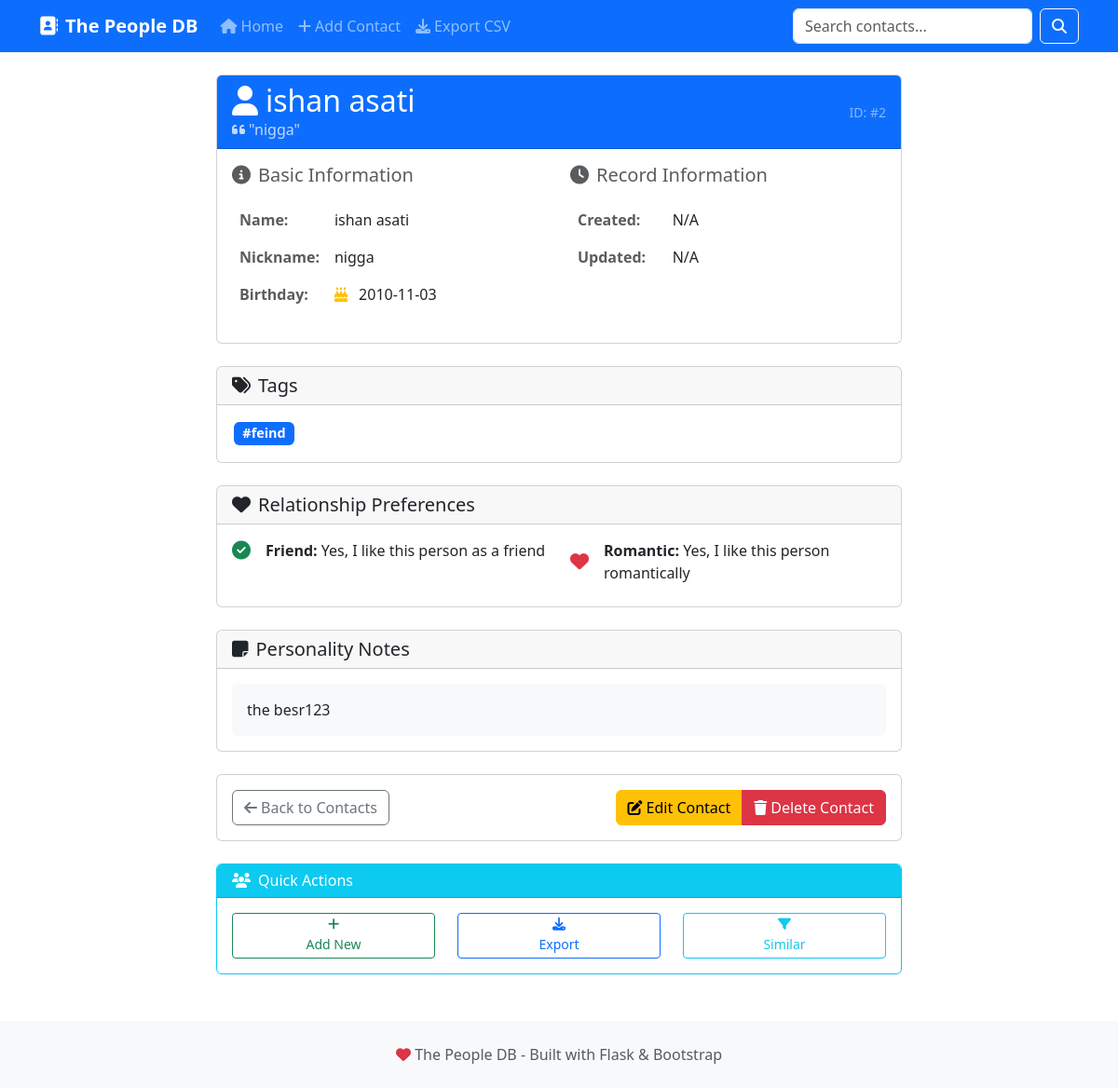
The page /contact/2 on the database its author committed.
### tables this page shows
CREATE TABLE contacts (
                id INTEGER PRIMARY KEY AUTOINCREMENT,
                name TEXT NOT NULL,
                nickname TEXT,
                birthday TEXT,
                personality_notes TEXT,
                social_media TEXT,
                tags TEXT,
                created_at TIMESTAMP DEFAULT CURRENT_TIMESTAMP,
                updated_at TIMESTAMP DEFAULT CURRENT_TIMESTAMP
            , like_as_friend BOOLEAN DEFAULT 0, like_romantically BOOLEAN DEFAULT 0);

### app.py (the view)
@app.route('/contact/<int:contact_id>')
def view_contact(contact_id):
    contact = db.get_contact_by_id(contact_id)
    if not contact:
        flash('Contact not found', 'error')
        return redirect(url_for('index'))
    return render_template('view_contact.html', contact=contact)

### app.py (called while the page is built)
@app.template_filter('format_tags')
def format_tags(tags):
    if not tags:
        return ""
    colors = ['primary', 'secondary', 'success', 'info', 'warning', 'danger']
    formatted_tags = []
    for i, tag in enumerate(tags):
        color = colors[i % len(colors)]
        formatted_tags.append(f'<span class="badge bg-{color} me-1">#{tag}</span>')
    return ' '.join(formatted_tags)

### templates/view_contact.html (shortened to what this page needs)
{% extends "base.html" %}
{% block content %}
<div class="row">
    <div class="col-lg-8 mx-auto">
        <div class="card mb-4">
            <div class="card-header bg-primary text-white">
                <div class="d-flex justify-content-between align-items-center">
                    <div>
                        <h2 class="mb-0">
                            <i class="fas fa-user me-2"></i>{{ contact.name }}
                        </h2>
                        {% if contact.nickname %}
                        <p class="mb-0 opacity-75">
                            <i class="fas fa-quote-left me-1"></i>"{{ contact.nickname }}"
                        </p>
                        {% endif %}
                    </div>
                    <small class="text-white-50">ID: #{{ contact.id }}</small>
                </div>
            </div>
            <div class="card-body">
                <div class="row">
                    <div class="col-md-6">
                        <h5 class="text-muted mb-3">
                            <i class="fas fa-info-circle me-2"></i>Basic Information
                        </h5>
                        <table class="table table-borderless">
                            <tbody>
                                <tr>
                                    <td class="fw-bold text-muted" style="width: 30%;">Name:</td>
                                    <td>{{ contact.name }}</td>
                                </tr>
                                {% if contact.nickname %}
                                <tr>
                                    <td class="fw-bold text-muted">Nickname:</td>
                                    <td>{{ contact.nickname }}</td>
                                </tr>
                                {% endif %}
                                {% if contact.birthday %}
                                <tr>
                                    <td class="fw-bold text-muted">Birthday:</td>
                                    <td>
                                        <i class="fas fa-birthday-cake text-warning me-2"></i>
                                        {{ contact.birthday }}
                                    </td>
                                </tr>
                                {% endif %}
                            </tbody>
                        </table>
                    </div>
                    <div class="col-md-6">
                        <h5 class="text-muted mb-3">
                            <i class="fas fa-clock me-2"></i>Record Information
                        </h5>
                        <table class="table table-borderless">
                            <tbody>
                                <tr>
                                    <td class="fw-bold text-muted" style="width: 30%;">Created:</td>
                                    <td>{{ contact.created_at[:19] if contact.created_at else 'N/A' }}</td>
                                </tr>
                                <tr>
                                    <td class="fw-bold text-muted">Updated:</td>
                                    <td>{{ contact.updated_at[:19] if contact.updated_at else 'N/A' }}</td>
                                </tr>
                            </tbody>
                        </table>
                    </div>
                </div>
            </div>
        </div>
        {% if contact.tags %}
        <div class="card mb-4">
            <div class="card-header">
                <h5 class="mb-0">
                    <i class="fas fa-tags me-2"></i>Tags
                </h5>
            </div>
            <div class="card-body">
                <div class="tag-cloud">
                    {{ contact.tags | format_tags | safe }}
                </div>
            </div>
        </div>
        {% endif %}
        {% if contact.get('like_as_friend') or contact.get('like_romantically') %}
        <div class="card mb-4">
            <div class="card-header">
                <h5 class="mb-0">
                    <i class="fas fa-heart me-2"></i>Relationship Preferences
                </h5>
            </div>
            <div class="card-body">
                <div class="row">
                    <div class="col-md-6">
                        <div class="d-flex align-items-center mb-2">
                            {% if contact.get('like_as_friend') %}
                                <i class="fas fa-check-circle text-success fa-lg me-3"></i>
                                <span><strong>Friend:</strong> Yes, I like this person as a friend</span>
                            {% else %}
                                <i class="fas fa-times-circle text-muted fa-lg me-3"></i>
                                <span class="text-muted"><strong>Friend:</strong> Not specified</span>
                            {% endif %}
                        </div>
                    </div>
                    <div class="col-md-6">
                        <div class="d-flex align-items-center mb-2">
                            {% if contact.get('like_romantically') %}
                                <i class="fas fa-heart text-danger fa-lg me-3"></i>
                                <span><strong>Romantic:</strong> Yes, I like this person romantically</span>
                            {% else %}
                                <i class="fas fa-heart-broken text-muted fa-lg me-3"></i>
                                <span class="text-muted"><strong>Romantic:</strong> Not specified</span>
                            {% endif %}
                        </div>
                    </div>
                </div>
            </div>
        </div>
        {% endif %}
        {% if contact.personality_notes %}
        <div class="card mb-4">
            <div class="card-header">
                <h5 class="mb-0">
                    <i class="fas fa-sticky-note me-2"></i>Personality Notes
                </h5>
            </div>
            <div class="card-body">
                <div class="bg-light p-3 rounded">
                    {{ contact.personality_notes | replace('\n', '<br>') | safe }}
                </div>
            </div>
        </div>
        {% endif %}
        <div class="card">
            <div class="card-body">
                <div class="d-flex justify-content-between align-items-center">
                    <a href="{{ url_for('index') }}" class="btn btn-outline-secondary">
                        <i class="fas fa-arrow-left me-1"></i>Back to Contacts
                    </a>
                    <div class="btn-group" role="group">
                        <a href="{{ url_for('edit_contact', contact_id=contact.id) }}" class="btn btn-warning">
                            <i class="fas fa-edit me-1"></i>Edit Contact
                        </a>
                        <button type="button" class="btn btn-danger" data-bs-toggle="modal" data-bs-target="#deleteModal">
                            <i class="fas fa-trash me-1"></i>Delete Contact
                        </button>
                    </div>
                </div>
            </div>
        </div>
        <div class="mt-4">
            <div class="card border-info">
                <div class="card-header bg-info text-white">
                    <h6 class="mb-0">
                        <i class="fas fa-users me-2"></i>Quick Actions
                    </h6>
                </div>
                <div class="card-body">
                    <div class="row text-center">
                        <div class="col-4">
                            <a href="{{ url_for('add_contact') }}" class="btn btn-outline-success btn-sm w-100">
                                <i class="fas fa-plus mb-1 d-block"></i>
                                Add New
                            </a>
                        </div>
                        <div class="col-4">
                            <a href="{{ url_for('export_contacts') }}" class="btn btn-outline-primary btn-sm w-100">
                                <i class="fas fa-download mb-1 d-block"></i>
                                Export
                            </a>
                        </div>
                        <div class="col-4">
                            {% if contact.tags %}
                            <a href="{{ url_for('index', tag=contact.tags[0]) }}" class="btn btn-outline-info btn-sm w-100">
                                <i class="fas fa-filter mb-1 d-block"></i>
                                Similar
                            </a>
                            {% else %}
                            <a href="{{ url_for('index') }}" class="btn btn-outline-info btn-sm w-100">
                                <i class="fas fa-list mb-1 d-block"></i>
                                All Contacts
                            </a>
                            {% endif %}
                        </div>
                    </div>
                </div>
            </div>
        </div>
    </div>
</div>
{% endblock %}

### templates/base.html (shortened to what this page needs)
<!DOCTYPE html>
<html lang="en">
<head>
    <link href="https://cdn.jsdelivr.net/npm/bootstrap@5.3.0/dist/css/bootstrap.min.css" rel="stylesheet">
    <link href="https://cdnjs.cloudflare.com/ajax/libs/font-awesome/6.4.0/css/all.min.css" rel="stylesheet">
</head>
<body>
    <nav class="navbar navbar-expand-lg navbar-dark bg-primary">
        <div class="container">
            <a class="navbar-brand" href="{{ url_for('index') }}">
                <i class="fas fa-address-book me-2"></i>The People DB
            </a>
            <div class="collapse navbar-collapse" id="navbarNav">
                <ul class="navbar-nav me-auto">
                    <li class="nav-item">
                        <a class="nav-link" href="{{ url_for('index') }}">
                            <i class="fas fa-home me-1"></i>Home
                        </a>
                    </li>
                    <li class="nav-item">
                        <a class="nav-link" href="{{ url_for('add_contact') }}">
                            <i class="fas fa-plus me-1"></i>Add Contact
                        </a>
                    </li>
                    <li class="nav-item">
                        <a class="nav-link" href="{{ url_for('export_contacts') }}">
                            <i class="fas fa-download me-1"></i>Export CSV
                        </a>
                    </li>
                </ul>
                <form class="d-flex search-box" method="GET" action="{{ url_for('index') }}">
                    <input class="form-control me-2" type="search" placeholder="Search contacts..." name="search" value="{{ request.args.get('search', '') }}">
                    <button class="btn btn-outline-light" type="submit">
                        <i class="fas fa-search"></i>
                    </button>
                </form>
            </div>
        </div>
    </nav>
    <main class="container mt-4">
        {% block content %}{% endblock %}
    </main>
    <footer class="text-center py-4">
        <div class="container">
            <p class="mb-0 text-muted">
                <i class="fas fa-heart text-danger"></i>
                The People DB - Built with Flask & Bootstrap
            </p>
        </div>
    </footer>
</body>
</html>

### templates/base.html (style rules this page uses)
.navbar-brand { font-weight: bold; }
.search-box { max-width: 400px; }
.tag-cloud .badge { font-size: 0.9em; margin: 2px; }
footer { background-color: #f8f9fa; margin-top: 50px; }

### rows shown on the page
contacts: name "ishan asati", nickname "nigga", id "2", birthday "2010-11-03", personality_notes "the besr123"

### other values the page prints
{{ contact.created_at[:19] if contact.created_at else 'N/A' }} "N/A"
{{ contact.updated_at[:19] if contact.updated_at else 'N/A' }} "N/A"
{{ contact.tags | format_tags | safe }} "#feind"
